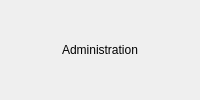
<?xml version="1.0" encoding="UTF-8"?>
<ui version="4.0">
 <class>AdminPage</class>
 <widget class="QWidget" name="AdminPage">
  <layout class="QVBoxLayout" name="verticalLayout">
   <property name="spacing">
    <number>8</number>
   </property>
   <property name="leftMargin"><number>8</number></property>
   <property name="topMargin"><number>8</number></property>
   <property name="rightMargin"><number>8</number></property>
   <property name="bottomMargin"><number>8</number></property>
   <item>
    <widget class="QLabel" name="label">
     <property name="text">
      <string>Administration</string>
     </property>
     <property name="alignment">
      <set>Qt::AlignCenter</set>
     </property>
    </widget>
   </item>
  </layout>
 </widget>
 <resources/>
 <connections/>
</ui>
